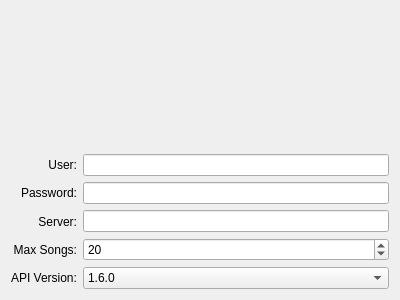
<?xml version="1.0" encoding="utf-8"?>
<ui version="4.0">
  <class>Form</class>
  <widget class="QWidget" name="Form">
    <property name="geometry">
      <rect>
        <x>0</x>
        <y>0</y>
        <width>400</width>
        <height>300</height>
      </rect>
    </property>
    <property name="minimumSize">
      <size>
        <width>400</width>
        <height>300</height>
      </size>
    </property>
    <property name="windowTitle">
      <string>Form</string>
    </property>
    <layout class="QVBoxLayout" name="verticalLayout_3">
      <item>
        <widget class="QLabel" name="subsonic_label">
          <property name="pixmap">
            <pixmap>subsonic.png</pixmap>
          </property>
        </widget>
      </item>
      <item>
        <spacer name="verticalSpacer">
          <property name="orientation">
            <enum>Qt::Vertical</enum>
          </property>
          <property name="sizeHint" stdset="0">
            <size>
              <width>20</width>
              <height>40</height>
            </size>
          </property>
        </spacer>
      </item>
      <item>
        <layout class="QHBoxLayout" name="horizontalLayout">
          <item>
            <layout class="QVBoxLayout" name="verticalLayout">
              <item>
                <widget class="QLabel" name="label">
                  <property name="text">
                    <string>User:</string>
                  </property>
                  <property name="alignment">
                    <set>Qt::AlignRight|Qt::AlignTrailing|Qt::AlignVCenter</set>
                  </property>
                </widget>
              </item>
              <item>
                <widget class="QLabel" name="label_2">
                  <property name="text">
                    <string>Password:</string>
                  </property>
                  <property name="alignment">
                    <set>Qt::AlignRight|Qt::AlignTrailing|Qt::AlignVCenter</set>
                  </property>
                </widget>
              </item>
              <item>
                <widget class="QLabel" name="label_3">
                  <property name="text">
                    <string>Server:</string>
                  </property>
                  <property name="alignment">
                    <set>Qt::AlignRight|Qt::AlignTrailing|Qt::AlignVCenter</set>
                  </property>
                </widget>
              </item>
              <item>
                <widget class="QLabel" name="label_4">
                  <property name="text">
                    <string>Max Songs:</string>
                  </property>
                  <property name="alignment">
                    <set>Qt::AlignRight|Qt::AlignTrailing|Qt::AlignVCenter</set>
                  </property>
                </widget>
              </item>
              <item>
                <widget class="QLabel" name="label_5">
                  <property name="text">
                    <string>API Version:</string>
                  </property>
                </widget>
              </item>
            </layout>
          </item>
          <item>
            <layout class="QVBoxLayout" name="verticalLayout_2">
              <item>
                <widget class="QLineEdit" name="user_edit" />
              </item>
              <item>
                <widget class="QLineEdit" name="password_edit">
                  <property name="echoMode">
                    <enum>QLineEdit::Password</enum>
                  </property>
                </widget>
              </item>
              <item>
                <widget class="QLineEdit" name="subsonic_url_edit" />
              </item>
              <item>
                <widget class="QSpinBox" name="max_songs_spinbox">
                  <property name="value">
                    <number>20</number>
                  </property>
                  <property name="minimum">
                    <number>1</number>
                  </property>
                  <property name="maximum">
                    <number>500</number>
                  </property>
                </widget>
              </item>
              <item>
                <widget class="QComboBox" name="api_version_combo">
                  <property name="editable">
                    <bool>false</bool>
                  </property>
                  <item>
                    <property name="text">
                      <string>1.6.0</string>
                    </property>
                  </item>
                  <item>
                    <property name="text">
                      <string>1.7.0</string>
                    </property>
                  </item>
                  <item>
                    <property name="text">
                      <string>1.8.0</string>
                    </property>
                  </item>
                </widget>
              </item>
            </layout>
          </item>
        </layout>
      </item>
    </layout>
  </widget>
  <resources />
  <connections />
</ui>
